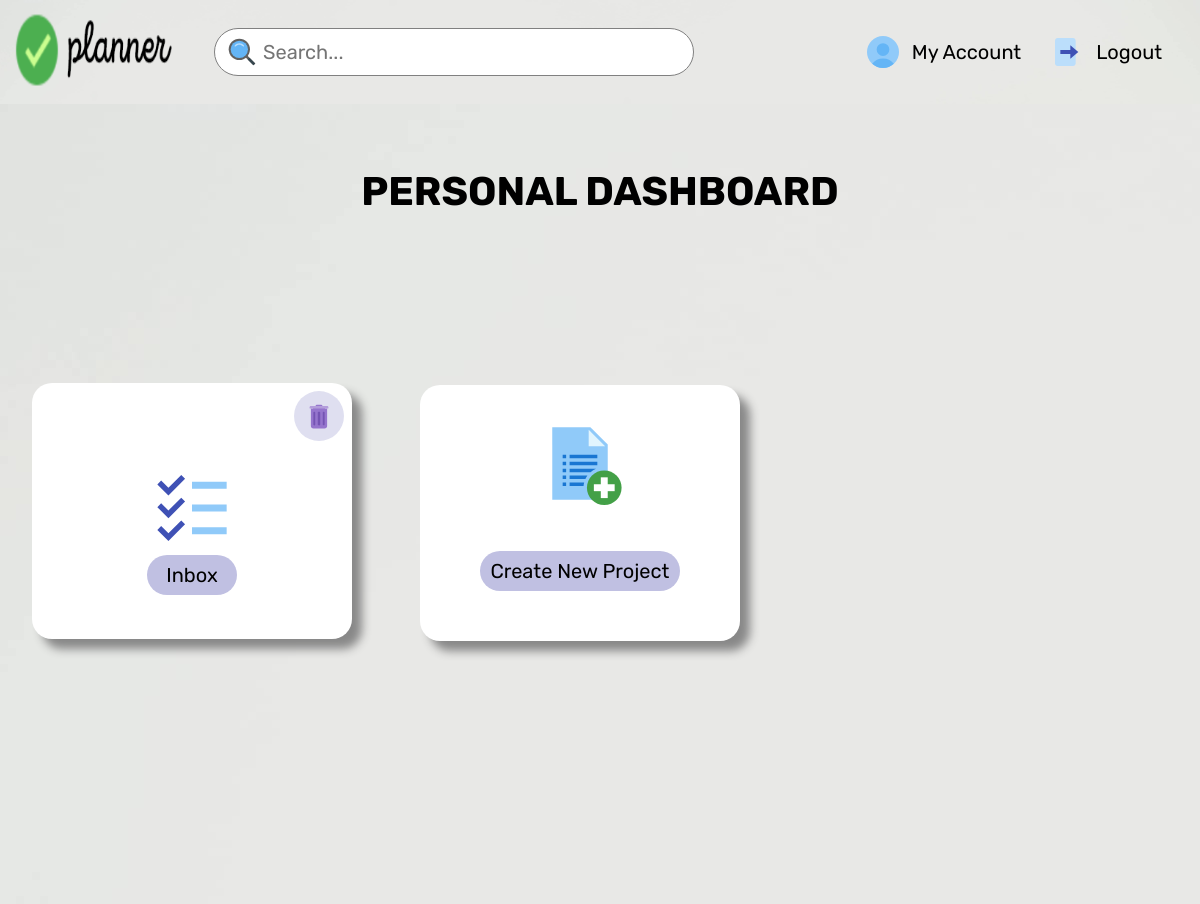
Before: /dashboard (signed in) with the older database file.
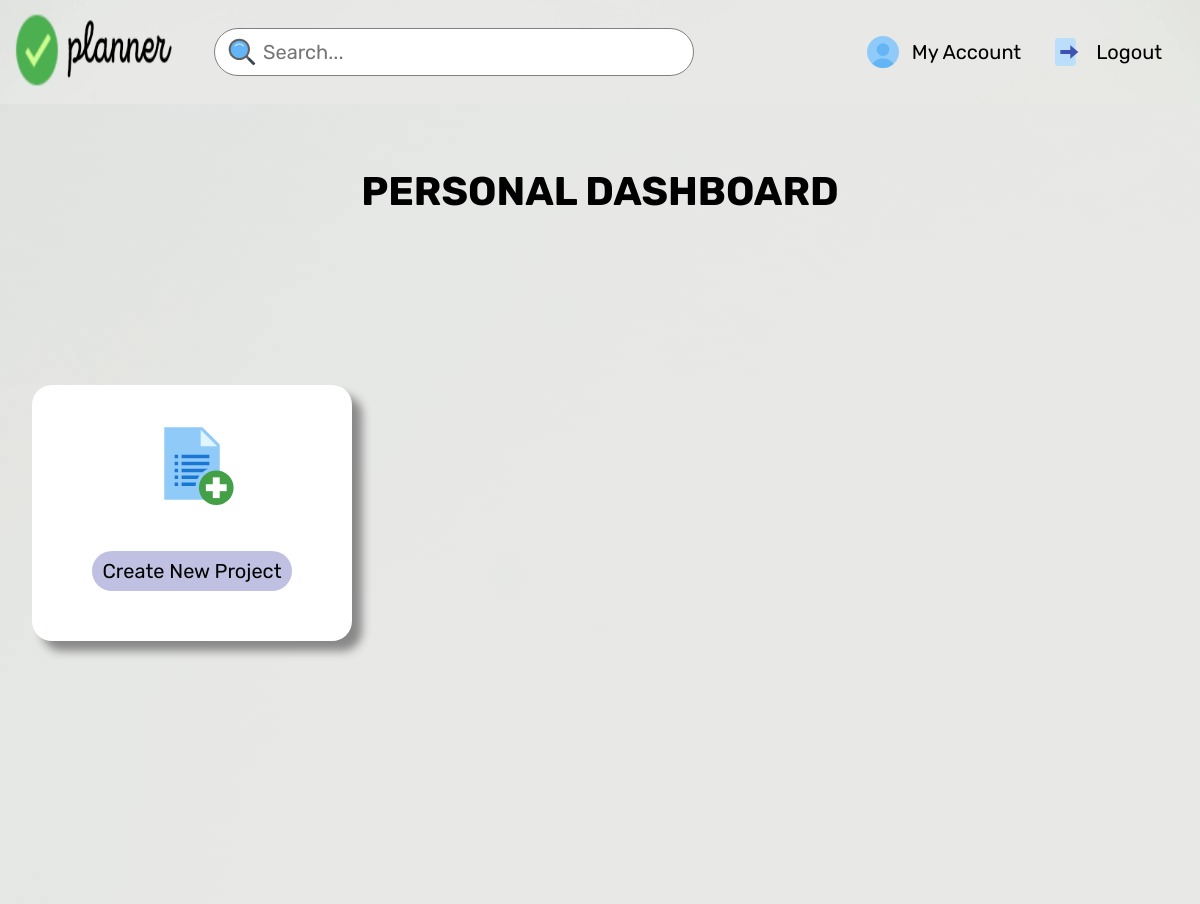
After: the same page with the newer database file.
### app/models.py (models this page shows, shortened)
class Dashboard(db.Model):
    sno=db.Column(db.Integer, primary_key=True)
    title=db.Column(db.String(200), nullable=False)
    user_id=db.Column(db.Integer, db.ForeignKey('user.id'))

### app/routes.py (the view)
@app.route('/dashboard', methods=['GET','POST'])
@login_required
def dashboard():
    if request.method=='POST':
        title=request.form['title']
        todos=Dashboard(title=title,user_id=current_user.id)
        Dashboard.add_todo(todos=todos)
        allTodo=Dashboard.query.filter(func.lower(Dashboard.user_id)==func.lower(current_user.id)).all()
        return redirect(url_for('dashboard'))
    else:
        print(current_user.email)
        allTodo=Dashboard.query.filter(func.lower(Dashboard.user_id)==func.lower(current_user.id)).all()
        return render_template('dashboard.html', allTodo=allTodo)

### app/__init__.py (called while the page is built)
@login_manager.user_loader
def load_user(user_id):
    return User.query.get(int(user_id))

### app/templates/dashboard.html (shortened to what this page needs)
{% extends 'base.html' %} {% block stylesheet %}
<link rel="stylesheet" href="/static/css/dashboard.css" />
{% endblock stylesheet %} {% block title %} Dashboard {% endblock title %}
{%block content %}
  {% block actionurl %} {{url_for('search')}} {% endblock actionurl %}
<div class="full">
  <h4>PERSONAL DASHBOARD</h4>
  <div class="box">
    <div class="box2">
      {% if found_list %}
      <li>
        <div class="modifying-icons">
          <!-- <a href="/update/{{todos.sno}}"
            ><img class="edit" src="/static/assets/icons/edit_48px.svg" alt=""
          /></a> -->
          <a href="/delete/{{todos.sno}}"
            ><img
              class="delete"
              src="/static/assets/icons/trash_48px.svg"
              alt=""
          /></a>
        </div>
        <a href="{{url_for('tasks',project=todos.title.lower())}}">
          <img src="/static/assets/icons/todo_list_48px.svg" alt="" /><br />
          <button class="today-btn">{{todos.title}}</button>
        </a>
      </li>
      {% else %} {% for todos in allTodo %}
      <li>
        <div class="modifying-icons">
          <a href="/delete/{{todos.sno}}"
            ><img
              class="delete"
              src="/static/assets/icons/trash_48px.svg"
              alt=""
          /></a>
        </div>
        <a href="{{url_for('tasks',project=todos.title.lower())}}">
          <img src="/static/assets/icons/todo_list_48px.svg" alt="" /><br />
          <button class="today-btn">{{todos.title}}</button>
        </a>
      </li>
      {% endfor %} {% endif %}
      <li class="new-project-box">
        <img src="/static/assets/icons/add_list_48px.svg" alt="" /><br />
        <button class="modal-btn">Create New Project</button>
      </li>
    </div>
  </div>
</div>
{% endblock content %}

### app/templates/base.html (shortened to what this page needs)
<!DOCTYPE html>
<html lang="en">
  <head>
    {% block header %} {% endblock header %} {% block stylesheet %} {% endblock
    stylesheet %}
    <link rel="stylesheet" href="/static/css/navbar.css" />
  </head>
  <body>
    <div class="navbar-header">
      <div class="navbar-logo">
        <a href="{{url_for('index')}}" style="text-decoration: none;">
          <img
            src="{{url_for('static',filename='/assets/icons/logo.png')}}"
            alt=""
            draggable="false"
        /></a>
      </div>
      <form action="{% block actionurl %}{% endblock actionurl %}" method="POST">
      <div class="nav-menu-container">
        <div class="nav-hide nav-searchbar">
          <img
            onclick="javascript.form.submit();"
            src="{{url_for('static',filename='/assets/icons/search_48px.svg')}}"
            alt=""
            draggable="false"
          />
          <input type="text" name="Search" id="" placeholder="Search..." />
        </div>
        </form>
        <div class="nav-hide navbar-links">
          {% block new_nav_link %} {% endblock new_nav_link %} {% if
          current_user.is_authenticated %}
          <div class="navbar-items navbar-account">
            <img
              src="{{url_for('static',filename='assets/icons/test_account_48px.svg')}}"
              alt=""
              draggable="false"
            />
            <a href="{{url_for('profile')}}">My Account</a>
          </div>
          {% endif %}  {% if current_user.is_authenticated %}
          <div class="navbar-items navbar-logout">
            <img
              src="{{url_for('static',filename='/assets/icons/exit_48px.svg')}}"
              alt=""
              draggable="false"
            />
            <a href="{{url_for('logout')}}">Logout</a>
          </div>
          {% endif %}
        </div>
      </div>
    {% block content %} {% endblock content %}
  </body>
</html>

### app/static/css/dashboard.css (style rules this page uses)
* { padding: 0; margin: 0; box-sizing: border-box; font-family: 'Rubik', sans-serif; }
body { background-image: url('/static/assets/images/dashboard_bg.jpg'); background-size: cover; height: 100vh; width: 100vw; background-position: center; position: relative; }
.box .box2 li { border: 2px; margin: -2rem 5.7rem; text-align: center; border-radius: 20px; background-color: white; display: inline-grid; margin-top: 100px; font-size: 20px; width: 20rem; height: 16rem; box-shadow: 10px 10px 10px #888888; padding-top: -10rem; transition: all 0.5s; }
.modal-btn { border: none; outline: none; height: 40px; background-color: rgb(192, 192, 226); width: 200px; margin: auto; text-align: center; border-radius: 40rem; font-size: 20px; cursor: pointer; margin-top: -1rem; }
img { height: 5.2rem; width: 10rem; margin: auto; }
h4 { text-align: center; font-size: 40px; top: 4rem; position: relative; }
input { border-radius: 0.5rem; border: none; height: 25px; border: 1px solid #c5c5c5; margin-top: 50px; margin-left: 10px; width: 250px; }
@media only screen and (max-width: 1297px) { .full { background-image: url('/static/assets/images/dashboard_bg.jpg'); height: 100vh; } }
@media only screen and (max-width: 1297px) { .box .box2 li { margin: 6rem 3rem; margin-top: 170px; width: 20rem; } }
@media only screen and (max-width: 1297px) { input { margin-right: 25px; } }
@media only screen and (max-width: 1257px) { .box .box2 li { margin: 6rem 2rem; margin-top: 170px; width: 20rem; } }
@media only screen and (max-width: 1257px) { .full { background-image: url('/static/assets/images/dashboard_bg.jpg'); height: 100vh; } }
@media only screen and (max-width: 1211px) { .box .box2 li { margin: 6rem 2rem; margin-top: 170px; width: 20rem; } }
@media only screen and (max-width: 1211px) { .full { background-image: url('/static/assets/images/dashboard_bg.jpg'); height: 100vh; } }
.navbar-header { height: 10vh; display: flex; width: 98%; background: rgba(0, 0, 0, 0); justify-content: space-between; align-items: center; margin: 1%; overflow: hidden; }
.navbar-logo { align-self: center; margin-right: 2rem; }
.nav-searchbar { display: flex; align-items: center; }
.nav-searchbar input { font-size: 1.25rem; width: 40vw; height: 3rem; border: 1px solid grey; border-radius: 100px; box-shadow: none; outline: none; padding: 1rem; padding-left: 3rem; margin-right: 1rem; margin-top: auto; }
.nav-searchbar img { position: absolute; height: 2rem; padding-left: 0.6rem; margin-left: -47px; margin-top: auto; }
.navbar-links { display: flex; align-items: center; padding-right: 2.5vw; }
.nav-menu-container { display: flex; justify-content: space-between; width: 85vw; }
.navbar-items { padding-right: 2rem; display: flex; margin-left: -62px; }
.navbar-items > a { text-decoration: none; color: black; align-self: center; font-size: 1.25rem; }
.navbar-items img { height: 2rem; padding-right: 0.5rem; align-content: center; align-self: center; margin-right: -55px; }
.new-project-box { position: relative; top: 4rem; padding: 1.5rem; }

### app/static/css/navbar.css (style rules this page uses)
* { margin: 0; padding: 0; box-sizing: border-box; font-family: 'Rubik', sans-serif; }
.navbar-header { height: 10vh; display: flex; width: 98%; background: rgba(0, 0, 0, 0); justify-content: space-between; align-items: center; margin: 1%; overflow: hidden; }
.navbar-logo { align-self: center; margin-right: 2rem; }
.nav-searchbar { display: flex; align-items: center; }
.nav-searchbar input { font-size: 1.25rem; width: 40vw; height: 3rem; border: 1px solid grey; border-radius: 100px; box-shadow: none; outline: none; padding: 1rem; padding-left: 3rem; margin-right: 1rem; }
.nav-searchbar img { position: absolute; height: 2rem; padding-left: 0.6rem; }
.navbar-links { display: flex; align-items: center; padding-right: 2.5vw; }
.nav-menu-container { display: flex; justify-content: space-between; width: 85vw; }
.navbar-items { padding-right: 2rem; display: flex; }
.navbar-items > a { text-decoration: none; color: black; align-self: center; font-size: 1.25rem; }
.navbar-items img { height: 2rem; padding-right: 0.5rem; align-content: center; align-self: center; }

Changed rows visible on the page:
removed Dashboard: title "Inbox"
